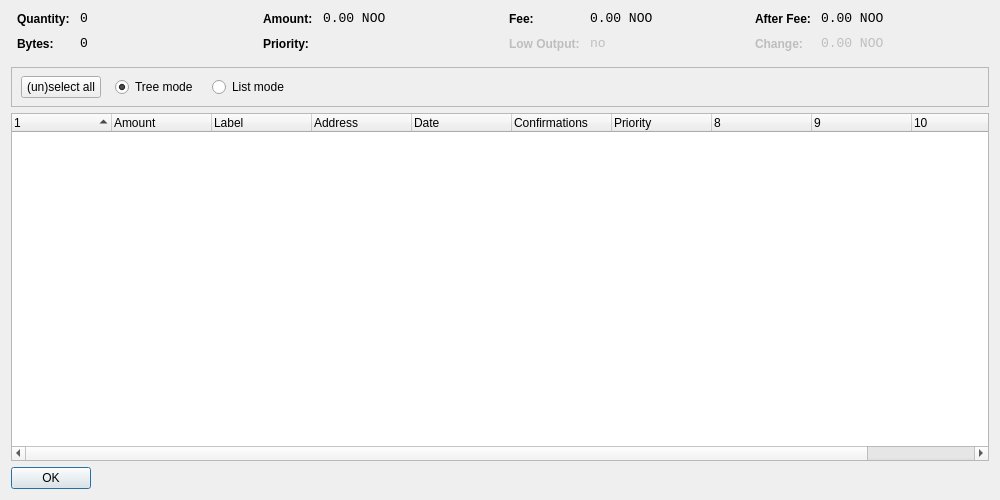
<?xml version="1.0" encoding="UTF-8"?>
<ui version="4.0">
 <class>CoinControlDialog</class>
 <widget class="QDialog" name="CoinControlDialog">
  <property name="geometry">
   <rect>
    <x>0</x>
    <y>0</y>
    <width>1000</width>
    <height>500</height>
   </rect>
  </property>
  <property name="windowTitle">
   <string>Coin Control</string>
  </property>
  <layout class="QVBoxLayout" name="verticalLayout">
   <item>
    <layout class="QHBoxLayout" name="horizontalLayoutTop" stretch="0,0,0,0">
     <property name="topMargin">
      <number>0</number>
     </property>
     <property name="bottomMargin">
      <number>10</number>
     </property>
     <item>
      <layout class="QFormLayout" name="formLayoutCoinControl1">
       <property name="horizontalSpacing">
        <number>10</number>
       </property>
       <property name="verticalSpacing">
        <number>10</number>
       </property>
       <property name="leftMargin">
        <number>6</number>
       </property>
       <property name="rightMargin">
        <number>6</number>
       </property>
       <item row="0" column="0">
        <widget class="QLabel" name="labelCoinControlQuantityText">
         <property name="styleSheet">
          <string notr="true">font-weight:bold;</string>
         </property>
         <property name="text">
          <string>Quantity:</string>
         </property>
        </widget>
       </item>
       <item row="0" column="1">
        <widget class="QLabel" name="labelCoinControlQuantity">
         <property name="font">
          <font>
           <family>Monospace</family>
           <pointsize>10</pointsize>
          </font>
         </property>
         <property name="cursor">
          <cursorShape>IBeamCursor</cursorShape>
         </property>
         <property name="contextMenuPolicy">
          <enum>Qt::ActionsContextMenu</enum>
         </property>
         <property name="text">
          <string notr="true">0</string>
         </property>
         <property name="textInteractionFlags">
          <set>Qt::LinksAccessibleByMouse|Qt::TextSelectableByKeyboard|Qt::TextSelectableByMouse</set>
         </property>
        </widget>
       </item>
       <item row="1" column="0">
        <widget class="QLabel" name="labelCoinControlBytesText">
         <property name="styleSheet">
          <string notr="true">font-weight:bold;</string>
         </property>
         <property name="text">
          <string>Bytes:</string>
         </property>
        </widget>
       </item>
       <item row="1" column="1">
        <widget class="QLabel" name="labelCoinControlBytes">
         <property name="font">
          <font>
           <family>Monospace</family>
           <pointsize>10</pointsize>
          </font>
         </property>
         <property name="cursor">
          <cursorShape>IBeamCursor</cursorShape>
         </property>
         <property name="contextMenuPolicy">
          <enum>Qt::ActionsContextMenu</enum>
         </property>
         <property name="text">
          <string notr="true">0</string>
         </property>
         <property name="textInteractionFlags">
          <set>Qt::LinksAccessibleByMouse|Qt::TextSelectableByKeyboard|Qt::TextSelectableByMouse</set>
         </property>
        </widget>
       </item>
      </layout>
     </item>
     <item>
      <layout class="QFormLayout" name="formLayoutCoinControl2">
       <property name="horizontalSpacing">
        <number>10</number>
       </property>
       <property name="verticalSpacing">
        <number>10</number>
       </property>
       <property name="leftMargin">
        <number>6</number>
       </property>
       <property name="rightMargin">
        <number>6</number>
       </property>
       <item row="0" column="0">
        <widget class="QLabel" name="labelCoinControlAmountText">
         <property name="styleSheet">
          <string notr="true">font-weight:bold;</string>
         </property>
         <property name="text">
          <string>Amount:</string>
         </property>
        </widget>
       </item>
       <item row="0" column="1">
        <widget class="QLabel" name="labelCoinControlAmount">
         <property name="font">
          <font>
           <family>Monospace</family>
           <pointsize>10</pointsize>
          </font>
         </property>
         <property name="cursor">
          <cursorShape>IBeamCursor</cursorShape>
         </property>
         <property name="contextMenuPolicy">
          <enum>Qt::ActionsContextMenu</enum>
         </property>
         <property name="text">
          <string notr="true">0.00 NOO</string>
         </property>
         <property name="textInteractionFlags">
          <set>Qt::LinksAccessibleByMouse|Qt::TextSelectableByKeyboard|Qt::TextSelectableByMouse</set>
         </property>
        </widget>
       </item>
       <item row="1" column="0">
        <widget class="QLabel" name="labelCoinControlPriorityText">
         <property name="styleSheet">
          <string notr="true">font-weight:bold;</string>
         </property>
         <property name="text">
          <string>Priority:</string>
         </property>
        </widget>
       </item>
       <item row="1" column="1">
        <widget class="QLabel" name="labelCoinControlPriority">
         <property name="font">
          <font>
           <family>Monospace</family>
           <pointsize>10</pointsize>
          </font>
         </property>
         <property name="cursor">
          <cursorShape>IBeamCursor</cursorShape>
         </property>
         <property name="contextMenuPolicy">
          <enum>Qt::ActionsContextMenu</enum>
         </property>
         <property name="text">
          <string/>
         </property>
         <property name="textInteractionFlags">
          <set>Qt::LinksAccessibleByMouse|Qt::TextSelectableByKeyboard|Qt::TextSelectableByMouse</set>
         </property>
        </widget>
       </item>
      </layout>
     </item>
     <item>
      <layout class="QFormLayout" name="formLayoutCoinControl3">
       <property name="horizontalSpacing">
        <number>10</number>
       </property>
       <property name="verticalSpacing">
        <number>10</number>
       </property>
       <property name="leftMargin">
        <number>6</number>
       </property>
       <property name="rightMargin">
        <number>6</number>
       </property>
       <item row="0" column="0">
        <widget class="QLabel" name="labelCoinControlFeeText">
         <property name="styleSheet">
          <string notr="true">font-weight:bold;</string>
         </property>
         <property name="text">
          <string>Fee:</string>
         </property>
        </widget>
       </item>
       <item row="0" column="1">
        <widget class="QLabel" name="labelCoinControlFee">
         <property name="font">
          <font>
           <family>Monospace</family>
           <pointsize>10</pointsize>
          </font>
         </property>
         <property name="cursor">
          <cursorShape>IBeamCursor</cursorShape>
         </property>
         <property name="contextMenuPolicy">
          <enum>Qt::ActionsContextMenu</enum>
         </property>
         <property name="text">
          <string notr="true">0.00 NOO</string>
         </property>
         <property name="textInteractionFlags">
          <set>Qt::LinksAccessibleByMouse|Qt::TextSelectableByKeyboard|Qt::TextSelectableByMouse</set>
         </property>
        </widget>
       </item>
       <item row="1" column="0">
        <widget class="QLabel" name="labelCoinControlLowOutputText">
         <property name="enabled">
          <bool>false</bool>
         </property>
         <property name="styleSheet">
          <string notr="true">font-weight:bold;</string>
         </property>
         <property name="text">
          <string>Low Output:</string>
         </property>
        </widget>
       </item>
       <item row="1" column="1">
        <widget class="QLabel" name="labelCoinControlLowOutput">
         <property name="enabled">
          <bool>false</bool>
         </property>
         <property name="font">
          <font>
           <family>Monospace</family>
           <pointsize>10</pointsize>
          </font>
         </property>
         <property name="cursor">
          <cursorShape>IBeamCursor</cursorShape>
         </property>
         <property name="contextMenuPolicy">
          <enum>Qt::ActionsContextMenu</enum>
         </property>
         <property name="text">
          <string notr="true">no</string>
         </property>
         <property name="textInteractionFlags">
          <set>Qt::LinksAccessibleByMouse|Qt::TextSelectableByKeyboard|Qt::TextSelectableByMouse</set>
         </property>
        </widget>
       </item>
      </layout>
     </item>
     <item>
      <layout class="QFormLayout" name="formLayoutCoinControl4">
       <property name="horizontalSpacing">
        <number>10</number>
       </property>
       <property name="verticalSpacing">
        <number>10</number>
       </property>
       <property name="leftMargin">
        <number>6</number>
       </property>
       <property name="rightMargin">
        <number>6</number>
       </property>
       <item row="0" column="0">
        <widget class="QLabel" name="labelCoinControlAfterFeeText">
         <property name="styleSheet">
          <string notr="true">font-weight:bold;</string>
         </property>
         <property name="text">
          <string>After Fee:</string>
         </property>
        </widget>
       </item>
       <item row="0" column="1">
        <widget class="QLabel" name="labelCoinControlAfterFee">
         <property name="font">
          <font>
           <family>Monospace</family>
           <pointsize>10</pointsize>
          </font>
         </property>
         <property name="cursor">
          <cursorShape>IBeamCursor</cursorShape>
         </property>
         <property name="contextMenuPolicy">
          <enum>Qt::ActionsContextMenu</enum>
         </property>
         <property name="text">
          <string notr="true">0.00 NOO</string>
         </property>
         <property name="textInteractionFlags">
          <set>Qt::LinksAccessibleByMouse|Qt::TextSelectableByKeyboard|Qt::TextSelectableByMouse</set>
         </property>
        </widget>
       </item>
       <item row="1" column="0">
        <widget class="QLabel" name="labelCoinControlChangeText">
         <property name="enabled">
          <bool>false</bool>
         </property>
         <property name="styleSheet">
          <string notr="true">font-weight:bold;</string>
         </property>
         <property name="text">
          <string>Change:</string>
         </property>
        </widget>
       </item>
       <item row="1" column="1">
        <widget class="QLabel" name="labelCoinControlChange">
         <property name="enabled">
          <bool>false</bool>
         </property>
         <property name="font">
          <font>
           <family>Monospace</family>
           <pointsize>10</pointsize>
          </font>
         </property>
         <property name="cursor">
          <cursorShape>IBeamCursor</cursorShape>
         </property>
         <property name="contextMenuPolicy">
          <enum>Qt::ActionsContextMenu</enum>
         </property>
         <property name="text">
          <string notr="true">0.00 NOO</string>
         </property>
         <property name="textInteractionFlags">
          <set>Qt::LinksAccessibleByMouse|Qt::TextSelectableByKeyboard|Qt::TextSelectableByMouse</set>
         </property>
        </widget>
       </item>
      </layout>
     </item>
    </layout>
   </item>
   <item>
    <widget class="QFrame" name="frame">
     <property name="minimumSize">
      <size>
       <width>0</width>
       <height>40</height>
      </size>
     </property>
     <property name="frameShape">
      <enum>QFrame::StyledPanel</enum>
     </property>
     <property name="frameShadow">
      <enum>QFrame::Sunken</enum>
     </property>
     <widget class="QWidget" name="horizontalLayoutWidget">
      <property name="geometry">
       <rect>
        <x>10</x>
        <y>0</y>
        <width>781</width>
        <height>41</height>
       </rect>
      </property>
      <layout class="QHBoxLayout" name="horizontalLayoutPanel" stretch="0,0,0,0,0">
       <property name="spacing">
        <number>14</number>
       </property>
       <item>
        <widget class="QPushButton" name="pushButtonSelectAll">
         <property name="sizePolicy">
          <sizepolicy hsizetype="Maximum" vsizetype="Fixed">
           <horstretch>0</horstretch>
           <verstretch>0</verstretch>
          </sizepolicy>
         </property>
         <property name="text">
          <string>(un)select all</string>
         </property>
        </widget>
       </item>
       <item>
        <widget class="QRadioButton" name="radioTreeMode">
         <property name="sizePolicy">
          <sizepolicy hsizetype="Maximum" vsizetype="Fixed">
           <horstretch>0</horstretch>
           <verstretch>0</verstretch>
          </sizepolicy>
         </property>
         <property name="text">
          <string>Tree mode</string>
         </property>
         <property name="checked">
          <bool>true</bool>
         </property>
        </widget>
       </item>
       <item>
        <widget class="QRadioButton" name="radioListMode">
         <property name="sizePolicy">
          <sizepolicy hsizetype="Maximum" vsizetype="Fixed">
           <horstretch>0</horstretch>
           <verstretch>0</verstretch>
          </sizepolicy>
         </property>
         <property name="text">
          <string>List mode</string>
         </property>
        </widget>
       </item>
       <item>
        <spacer name="horizontalSpacer">
         <property name="orientation">
          <enum>Qt::Horizontal</enum>
         </property>
         <property name="sizeHint" stdset="0">
          <size>
           <width>40</width>
           <height>20</height>
          </size>
         </property>
        </spacer>
       </item>
      </layout>
     </widget>
    </widget>
   </item>
   <item>
    <widget class="CoinControlTreeWidget" name="treeWidget">
     <property name="contextMenuPolicy">
      <enum>Qt::CustomContextMenu</enum>
     </property>
     <property name="sortingEnabled">
      <bool>false</bool>
     </property>
     <property name="columnCount">
      <number>11</number>
     </property>
     <attribute name="headerShowSortIndicator" stdset="0">
      <bool>true</bool>
     </attribute>
     <attribute name="headerStretchLastSection">
      <bool>false</bool>
     </attribute>
     <column>
      <property name="text">
       <string/>
      </property>
     </column>
     <column>
      <property name="text">
       <string>Amount</string>
      </property>
     </column>
     <column>
      <property name="text">
       <string>Label</string>
      </property>
     </column>
     <column>
      <property name="text">
       <string>Address</string>
      </property>
     </column>
     <column>
      <property name="text">
       <string>Date</string>
      </property>
     </column>
     <column>
      <property name="text">
       <string>Confirmations</string>
      </property>
      <property name="toolTip">
       <string>Confirmed</string>
      </property>
     </column>
     <column>
      <property name="text">
       <string>Priority</string>
      </property>
     </column>
     <column>
      <property name="text">
       <string/>
      </property>
     </column>
     <column>
      <property name="text">
       <string/>
      </property>
     </column>
     <column>
      <property name="text">
       <string/>
      </property>
     </column>
     <column>
      <property name="text">
       <string/>
      </property>
     </column>
    </widget>
   </item>
   <item>
    <widget class="QDialogButtonBox" name="buttonBox">
     <property name="sizePolicy">
      <sizepolicy hsizetype="Maximum" vsizetype="Fixed">
       <horstretch>0</horstretch>
       <verstretch>0</verstretch>
      </sizepolicy>
     </property>
     <property name="orientation">
      <enum>Qt::Horizontal</enum>
     </property>
     <property name="standardButtons">
      <set>QDialogButtonBox::Ok</set>
     </property>
    </widget>
   </item>
  </layout>
 </widget>
 <customwidgets>
  <customwidget>
   <class>CoinControlTreeWidget</class>
   <extends>QTreeWidget</extends>
   <header>coincontroltreewidget.h</header>
  </customwidget>
 </customwidgets>
 <resources/>
 <connections/>
</ui>
